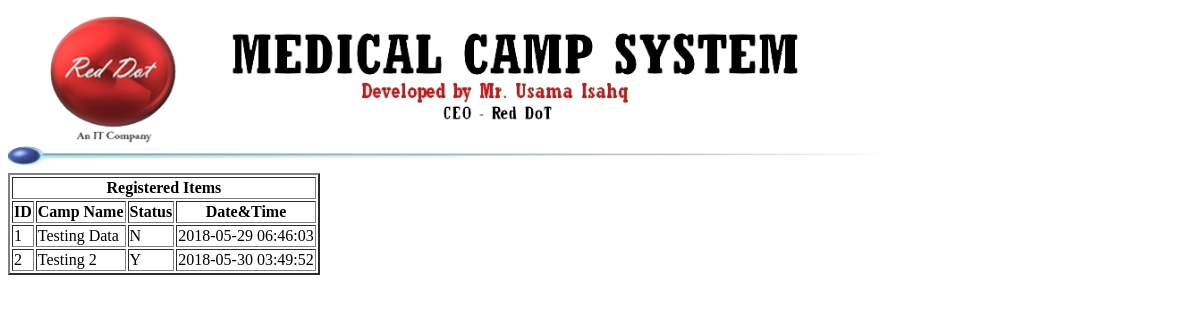
Page /camp_view_all.php on the committed database.
### tables this page shows
CREATE TABLE `camp` (
  `id` int(11) NOT NULL,
  `camp_name` text NOT NULL,
  `status` text NOT NULL,
  `date_time` timestamp NOT NULL DEFAULT CURRENT_TIMESTAMP
);

### camp_view_all.php (the view, shortened to what this page needs)
<link rel="stylesheet" type="text/css" href="style.css">
 <img src="img.jpg" alt="Indus Image" class="leftlong">
<?php
include 'database.php';
$conn = mysqli_connect($servername, $username, $password, $dbname);
$sql = "SELECT * FROM camp";
$result = mysqli_query($conn, $sql);
if (mysqli_num_rows($result) > 0) {
echo " <table border='2px'>
        	<tr><th colspan='13'>Registered Items</th></tr>
        	<th>ID</th><th>Camp Name</th><th>Status</th><th>Date&Time</th></tr>";
    while($row = mysqli_fetch_assoc($result)) {
    	?>
      <tr>
        	<td><?php echo $row['id']; ?></td>
			<td><?php echo $row['camp_name']; ?></td>
			<td><?php echo $row['status']; ?></td>
        	<td><?php echo $row['date_time']; ?></td>
      </tr>
        <?php
    }
      echo  "</tr></table>";
} else {
    echo "0 results";
}
?>

### style.css (style rules this page uses)
.leftlong { display: block; margin-left: auto; margin-right: 100%; width: 75%; }

### rows in the picture
camp: id "1", camp_name "Testing Data", status "N", date_time "2018-05-29 06:46:03"
camp: id "2", camp_name "Testing 2", status "Y", date_time "2018-05-30 03:49:52"
